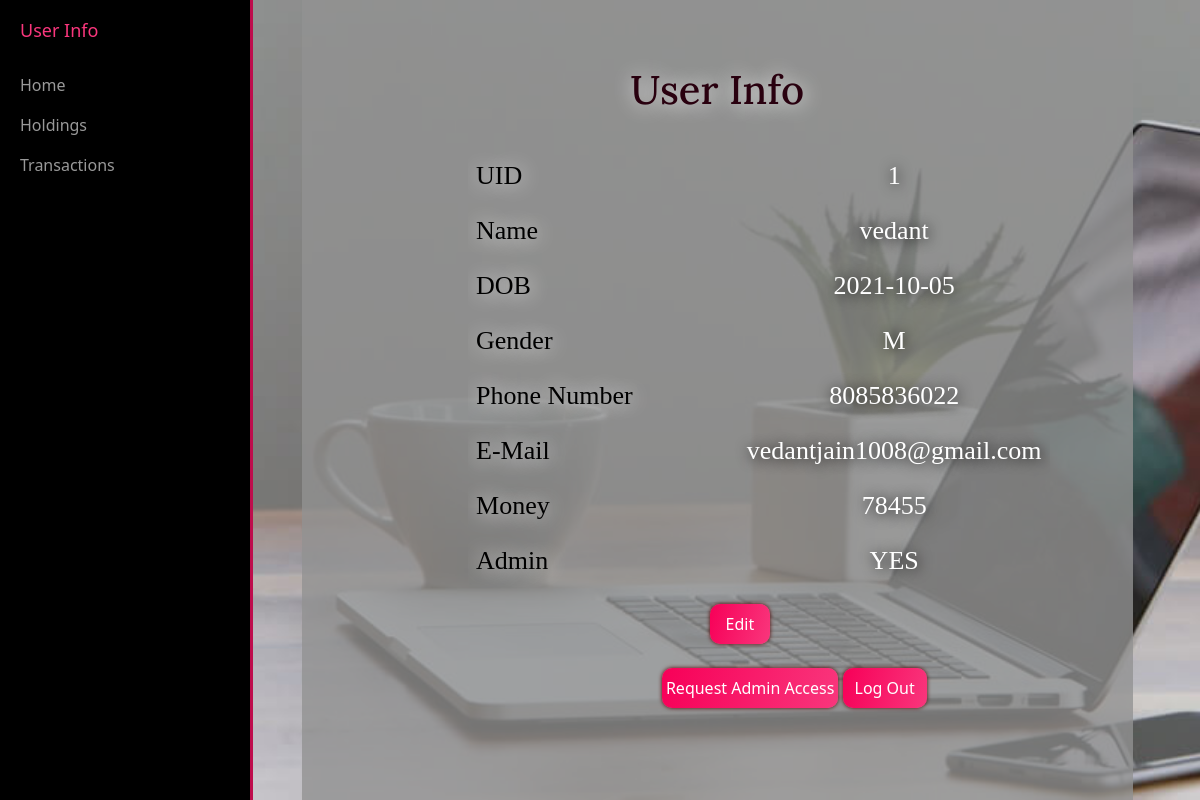
/user_info.php (signed in), run on the app's committed database.
### tables this page shows
CREATE TABLE `users` (
  `uid` int(11) NOT NULL,
  `name` varchar(25) NOT NULL,
  `dob` date NOT NULL,
  `Password` varchar(25) NOT NULL,
  `gender` char(1) NOT NULL,
  `pnumber` bigint(225) NOT NULL,
  `email` varchar(25) NOT NULL,
  `money` bigint(225) NOT NULL,
  `is_admin` varchar(3) NOT NULL DEFAULT 'NO'
);

### user_info.php (the view, shortened to what this page needs)
<?php
if(isset($_SESSION['IS_AUTHENTICATED'])){
$uid=$_SESSION['USER_ID'];
$link = mysqli_connect('localhost', 'root', '', 'Project');
$qry = "SELECT * FROM users WHERE uid='$uid'";
$result = mysqli_query($link, $qry);
}
else{
    header('location:index.html');
    exit();
}
?>
<!DOCTYPE html>
<html lang="en" style="height: 100%;">
<head>
    <link rel="stylesheet" href="assets/bootstrap/css/bootstrap.min.css">
    <link rel="stylesheet" href="assets/css/Animated-rainbow-shadow.css">
    <link rel="stylesheet" href="assets/css/Article-Dual-Column.css">
    <link rel="stylesheet" href="assets/css/Header-Dark.css">
    <link rel="stylesheet" href="assets/css/Sidebar-Menu-1.css">
    <link rel="stylesheet" href="assets/css/Sidebar-Menu.css">
    <link rel="stylesheet" href="assets/css/styles.css">
</head>
<body style="width: 100%;height: 100%;background: rgb(0,0,0);">
    <div id="wrapper" style="height: 100%;">
        <div id="sidebar-wrapper" style="height: 100%;">
            <ul class="sidebar-nav">
                <li class="sidebar-brand"> <a href="#" style="color: rgb(249,54,124);border-color: rgb(249,54,124);">User Info</a></li>
                <li> <a href="HomePage.php">Home&nbsp;</a></li>
                <li> <a href="Holdings.php">Holdings</a></li>
                <li> <a href="transHistory.php">Transactions</a></li>
            </ul>
        </div>
        <div class="page-content-wrapper" style="height: 100%;">
            <div class="container-fluid" style="height: 100%;">
                <div class="row" style="height: 100%;">
                    <div class="col-md-12" style="height: 100%;color: rgb(249,54,124);background: url(&quot;assets/img/desk.jpg&quot;) no-repeat, #151515;background-size: cover, auto;border-left-style: solid;border-left-color: rgb(190,12,76);">
                        <div style="width: 90%;background: rgba(146,146,146,0.79);height: 100%;margin-left: 4%;border-color: rgb(33, 37, 41);border-top-color: rgb(33,37, 41);">
                            <h1 style="text-align: center;padding-top: 8%;font-family: Lora, serif;text-shadow: 1px 1px 20px rgb(255,255,255);color: rgb(41,0,15);">User Info</h1>
                            <div class="table-responsive text-center" style="height: auto;font-size: 26px;margin-top: 4%;margin-right: 10%;margin-left: 20%;">
                                <table class="table table-hover table-borderless">
                                    <tbody>
                                    <?php
                                        while($row=mysqli_fetch_assoc($result)){
                                        echo '<tr>';
                                            echo '<td style="width: 50%;font-family: Alegreya, serif;color: rgb(0,0,0);text-align: left;text-shadow: 1px 1px 20px rgb(255,255,255);">UID</td>';
                                            echo '<td style="width: 50%;font-family: Alegreya, serif;color: rgb(255,255,255);text-shadow: 1px 1px 14px rgb(0,0,0);">'.$row['uid'].' </td>';
                                        echo '</tr>';
                                        echo '<tr style="font-family: Alegreya, serif;text-shadow: 1px 1px 14px rgb(0,0,0);">';
                                            echo '<td style="width: 50%;font-family: Alegreya, serif;color: rgb(0,0,0);text-align: left;text-shadow: 1px 1px 20px rgb(255,255,255);">Name</td>';
                                            echo '<td style="width: 50%;font-family: Alegreya, serif;color: rgb(255,255,255);text-shadow: 1px 1px 14px rgb(0,0,0);"> '.$row['name'] .'</td>';
                                        echo '</tr>';
                                        echo '<tr style="font-family: Alegreya, serif;text-shadow: 1px 1px 14px rgb(0,0,0);">';
                                            echo '<td style="width: 50%;font-family: Alegreya, serif;color: rgb(0,0,0);text-align: left;text-shadow: 1px 1px 20px rgb(255,255,255);">DOB</td>';
                                            echo '<td style="width: 50%;font-family: Alegreya, serif;color: rgb(255,255,255);text-shadow: 1px 1px 14px rgb(0,0,0);">'.$row['dob'].' </td>';
                                        echo '</tr>';
                                        echo '<tr style="font-family: Alegreya, serif;text-shadow: 1px 1px 14px rgb(0,0,0);">';
                                            echo '<td style="width: 50%;font-family: Alegreya, serif;color: rgb(0,0,0);text-align: left;text-shadow: 1px 1px 20px rgb(255,255,255);">Gender</td>';
                                            echo '<td style="width: 50%;font-family: Alegreya, serif;color: rgb(255,255,255);text-shadow: 1px 1px 14px rgb(0,0,0);">'.$row['gender'] .'</td>';
                                        echo '</tr>';
                                        echo '<tr style="font-family: Alegreya, serif;text-shadow: 1px 1px 14px rgb(0,0,0);">';
                                            echo '<td style="width: 50%;font-family: Alegreya, serif;color: rgb(0,0,0);text-align: left;text-shadow: 1px 1px 20px rgb(255,255,255);">Phone Number</td>';
                                            echo '<td style="width: 50%;font-family: Alegreya, serif;color: rgb(255,255,255);text-shadow: 1px 1px 14px rgb(0,0,0);">'.$row['pnumber'] .'</td>';
                                        echo '</tr>';
                                        echo '<tr style="font-family: Alegreya, serif;text-shadow: 1px 1px 14px rgb(0,0,0);">';
                                            echo '<td style="width: 50%;font-family: Alegreya, serif;color: rgb(0,0,0);text-align: left;text-shadow: 1px 1px 20px rgb(255,255,255);">E-Mail</td>';
                                            echo '<td style="width: 50%;font-family: Alegreya, serif;color: rgb(255,255,255);text-shadow: 1px 1px 14px rgb(0,0,0);">'.$row['email'].'</td>';
                                        echo '</tr>';
                                        echo '<tr style="font-family: Alegreya, serif;text-shadow: 1px 1px 14px rgb(0,0,0);">';
                                            echo '<td style="width: 50%;font-family: Alegreya, serif;color: rgb(0,0,0);text-align: left;text-shadow: 1px 1px 20px rgb(255,255,255);">Money</td>';
                                            echo '<td style="width: 50%;font-family: Alegreya, serif;color: rgb(255,255,255);text-shadow: 1px 1px 14px rgb(0,0,0);">'.round($row['money'],2).'</td>';
                                        echo '</tr>';
                                        echo '<tr style="font-family: Alegreya, serif;text-shadow: 1px 1px 14px rgb(0,0,0);">';
                                            echo '<td style="width: 50%;font-family: Alegreya, serif;color: rgb(0,0,0);text-align: left;text-shadow: 1px 1px 20px rgb(255,255,255);">Admin</td>';
                                            echo '<td style="width: 50%;font-family: Alegreya, serif;color: rgb(255,255,255);text-shadow: 1px 1px 14px rgb(0,0,0);">'.$row['is_admin'].'</td>';
                                        echo '</tr>';
                                        }
                                        ?>
                                    </tbody>
                                </table>
                            </div>
                            <div style="border-style: none;">
                            <a href="user_info_edit.php"><button class="btn btn-primary" type="button" style="background: linear-gradient(-76deg, rgb(249,54,124) 0%, rgb(247,0,88) 100%);border-radius: 10px;border-style: none;box-shadow: 0px 0px 4px rgb(85,0,0);margin-left: 34vw;width: 60px;height: 40px;padding: 0px;">Edit</button></a>
                            <form action="req_access.php" method="post"><input class="btn btn-primary" type="submit" name="submit" value="Request Admin Access" style="background: linear-gradient(-76deg, rgb(249,54,124) 0%, rgb(247,0,88) 100%);border-radius: 10px;border-style: none;box-shadow: 0px 0px 4px rgb(85,0,0);margin-left: 30vw;margin-top:2vw;width: auto;height: 40px;padding: 4px;">
                            <a href="log_out.php"><button class="btn btn-primary" type="button" style="background: linear-gradient(-76deg, rgb(249,54,124) 0%, rgb(247,0,88) 100%);border-radius: 10px;border-style: none;box-shadow: 0px 0px 4px rgb(85,0,0);width: auto;height: 40px;margin-top:2vw;">Log Out</button></a>
                        </div></form>
                        </div>
                    </div>
                </div>
            </div>
        </div>
    </div>
</body>
</html>

### assets/css/Sidebar-Menu-1.css (style rules this page uses)
body { overflow-x: hidden; }
#wrapper { padding-left: 0; -webkit-transition: all 0.5s ease; -moz-transition: all 0.5s ease; -o-transition: all 0.5s ease; transition: all 0.5s ease; }
#sidebar-wrapper { z-index: 1000; position: fixed; left: 250px; width: 0; height: 100%; margin-left: -250px; overflow-y: auto; background: #000; -webkit-transition: all 0.5s ease; -moz-transition: all 0.5s ease; -o-transition: all 0.5s ease; transition: all 0.5s ease; }
.sidebar-nav { position: absolute; top: 0; width: 250px; margin: 0; padding: 0; list-style: none; }
.sidebar-nav li { text-indent: 20px; line-height: 40px; }
.sidebar-nav li a { display: block; text-decoration: none; color: #999999; }
.sidebar-nav > .sidebar-brand { height: 65px; font-size: 18px; line-height: 60px; }
.sidebar-nav > .sidebar-brand a { color: #999999; }
@media (min-width:768px) { #wrapper { padding-left: 250px; } }
@media (min-width:768px) { #sidebar-wrapper { width: 250px; } }

### assets/css/Sidebar-Menu.css (style rules this page uses)
#wrapper { padding-left: 0; -webkit-transition: all 0.5s ease; -moz-transition: all 0.5s ease; -o-transition: all 0.5s ease; transition: all 0.5s ease; }
#sidebar-wrapper { z-index: 1000; position: fixed; left: 250px; width: 0; height: 100%; margin-left: -250px; overflow-y: auto; background: #000; -webkit-transition: all 0.5s ease; -moz-transition: all 0.5s ease; -o-transition: all 0.5s ease; transition: all 0.5s ease; }
.sidebar-nav { position: absolute; top: 0; width: 250px; margin: 0; padding: 0; list-style: none; }
.sidebar-nav li { text-indent: 20px; line-height: 40px; }
.sidebar-nav li a { display: block; text-decoration: none; color: #999999; }
.sidebar-nav > .sidebar-brand { height: 65px; font-size: 18px; line-height: 60px; }
.sidebar-nav > .sidebar-brand a { color: #999999; }
@media (min-width:768px) { #wrapper { padding-left: 250px; } }
@media (min-width:768px) { #sidebar-wrapper { width: 250px; } }

### data on the page
users: uid "1", name "vedant", dob "2021-10-05", gender "M", pnumber "8085836022", email "vedantjain1008@gmail.com", money "78455", is_admin "YES"
